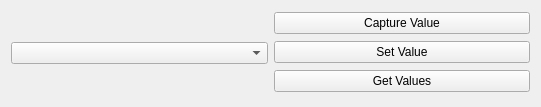
<?xml version="1.0" encoding="UTF-8"?>
<ui version="4.0">
 <class>Widget</class>
 <widget class="QWidget" name="Widget">
  <property name="geometry">
   <rect>
    <x>0</x>
    <y>0</y>
    <width>541</width>
    <height>107</height>
   </rect>
  </property>
  <property name="windowTitle">
   <string>Widget</string>
  </property>
  <layout class="QHBoxLayout" name="horizontalLayout">
   <item>
    <widget class="QComboBox" name="comboBox"/>
   </item>
   <item>
    <layout class="QVBoxLayout" name="verticalLayout">
     <item>
      <widget class="QPushButton" name="captureValueButton">
       <property name="text">
        <string>Capture Value</string>
       </property>
      </widget>
     </item>
     <item>
      <widget class="QPushButton" name="setValueButton">
       <property name="text">
        <string>Set Value</string>
       </property>
      </widget>
     </item>
     <item>
      <widget class="QPushButton" name="getValuesButton">
       <property name="text">
        <string>Get Values</string>
       </property>
      </widget>
     </item>
    </layout>
   </item>
  </layout>
 </widget>
 <layoutdefault spacing="6" margin="11"/>
 <resources/>
 <connections/>
</ui>
